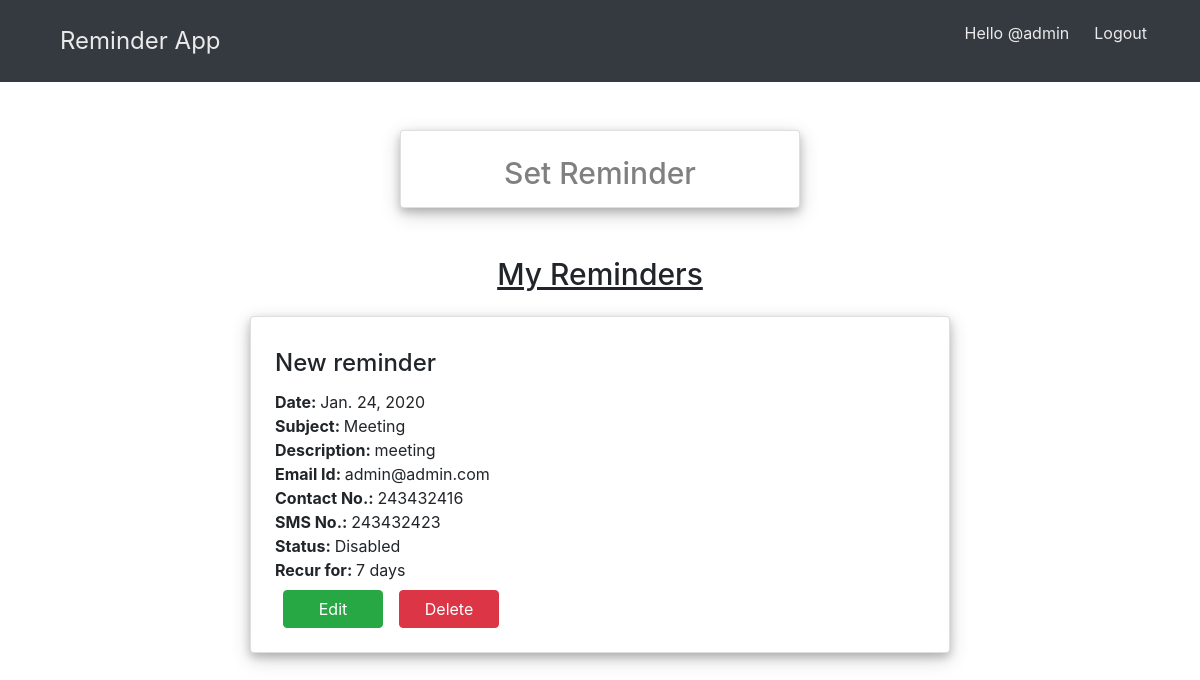
The app's page / (signed in) with its own data.
### reminders/models.py (models this page shows)
class Reminders(models.Model):
    user = models.ForeignKey(User, on_delete=models.CASCADE)
    label = models.CharField('Title', max_length=100)
    date_of_creation = models.DateTimeField(auto_now_add=True)
    last_modified = models.DateTimeField(auto_now=True)
    date_of_reminder = models.DateField()
    subject = models.CharField('Subject', choices=SUBJECTS, max_length=100)
    description = models.TextField()
    email = models.EmailField('Email Id', blank=True, null=True)
    contact_no = models.PositiveIntegerField('Contact No.', blank=True, null=True)
    sms_no = models.PositiveIntegerField('SMS No.', blank=True, null=True)
    enabled = models.BooleanField('Enable', default=True)
    recur_for = models.CharField('Recur for', max_length=20, choices=RECUR_DAYS, blank=True, null=True)

### reminders/views.py (the view)
# urls.py: 2. Add a URL to urlpatterns:  path('', views.home, name='home')
@login_required
def home(request):
    reminders = Reminders.objects.filter(user=request.user).order_by('-last_modified')
    for reminder in reminders:
        if reminder.date_of_reminder < date.today():
            reminder.enabled = False
            reminder.save()
    return render(request, 'home.html', {'reminders': reminders, 'today': date.today()})

### templates/home.html (shortened to what this page needs)
<!DOCTYPE html>
<html lang="en">
<head>
    <link rel="stylesheet" href="https://stackpath.bootstrapcdn.com/bootstrap/4.1.3/css/bootstrap.min.css"
>
</head>
<body>
<nav class="navbar navbar-expand-lg navbar-dark bg-dark">
      <div class="container">
      <a class="navbar-brand" href="{% url 'home' %}" style="padding: 15px;">
      <font color="#eaeaea" size="5em">Reminder App</font></a>
        <div class="collapse navbar-collapse" id="navbarSupportedContent">
            <ul class="nav navbar-nav navbar-right ml-auto">
                {% if user.is_authenticated %}
                <li class="px-2">
                <p style="color: #eaeaea;">Hello @{{ user.username }}</p>
                </li>
                <li class="px-2">
                    <a href="{% url 'logout' %}" style="color: #eaeaea; text-decoration: none">
                        &nbsp; Logout
                    </a>
                </li>
                {% endif %}
            </ul>
        </div>
      </div>
</nav>
<div class="container py-5" align="center">
    <div class="container pt-0 card mb-3" style="width: 400px;" id="signup" align="left">
        <h3 class="mt-4 mb-3" style=font-size:30px>
            <center><a href="{% url 'set_reminder' %}" style="color: grey; text-decoration: none;">Set Reminder</a> </center>
        </h3>
    </div>
    <h3 class="mt-5 mb-3" style="font-size: 30px;">
        <u>My Reminders</u>
        </h3>
    {% for reminder in reminders %}
        <div class="container pt-0 card mb-3 mt-4 py-3 px-4" style="width: 700px;" id="signup" align="left">
            <h4 class="card-title mt-3">
                {{ reminder.label }}
            </h4>
            <p class="card-text my-0"><b>Date: </b>{{ reminder.date_of_reminder }}</p>
            <p class="card-text my-0"><b>Subject: </b>{{ reminder.subject }}</p>
            <p class="card-text my-0"><b>Description: </b>{{ reminder.description }}</p>
            {% if reminder.email %}
            <p class="card-text my-0"><b>Email Id: </b>{{ reminder.email }}</p>
            {% endif %}
            {% if reminder.contact_no %}
            <p class="card-text my-0"><b>Contact No.: </b>{{ reminder.contact_no }}</p>
            {% endif %}
            {% if reminder.sms_no %}
            <p class="card-text my-0"><b>SMS No.: </b>{{ reminder.sms_no }}</p>
            {% endif %}
            {% if reminder.enabled %}
            <p class="card-text my-0"><b>Status: </b>Enabled</p>
            {% else %}
            <p class="card-text my-0"><b>Status: </b>Disabled</p>
            {% endif %}
            {% if reminder.recur_for %}
            <p class="card-text my-0"><b>Recur for: </b>{{ reminder.recur_for }}</p>
            {% endif %}
            <div class="my-2" style="display: inline-block; align: center">
                <a href="{% url 'modify_reminder' reminder.id %}" class="btn btn-success mx-2" style="width: 100px; float: left;">Edit</a>
                <a href="{% url 'delete_reminder' reminder.id %}" class="btn btn-danger mx-2" style="width: 100px; float: left;">Delete</a>
            </div>
        </div>
    {% endfor %}
</div>
</body>
</html>

### templates/home.html (style rules this page uses)
div.card { box-shadow: 0 4px 8px 0 rgba(0, 0, 0, 0.2), 0 6px 20px 0 rgba(0, 0, 0, 0.19); }

### records on screen
Reminders: label "New reminder", date_of_reminder "Jan. 24, 2020", subject "Meeting", description "meeting", email "admin@admin.com", contact_no "243432416", sms_no "243432423", shows "Status:", enabled "Disabled", recur_for "7 days"

### other values on screen
{{ user.username }} "admin"
